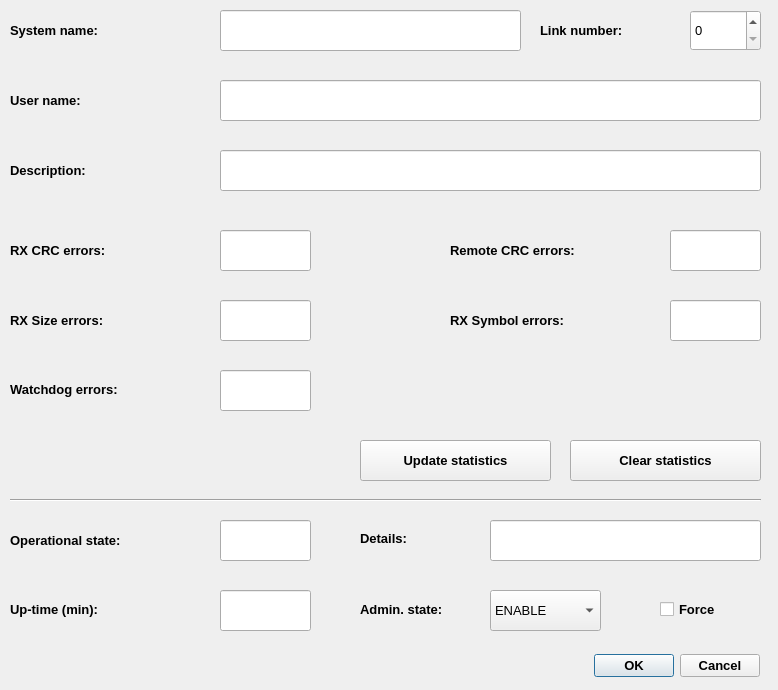
<?xml version="1.0" encoding="UTF-8"?>
<ui version="4.0">
 <class>satLinkDialog</class>
 <widget class="QDialog" name="satLinkDialog">
  <property name="geometry">
   <rect>
    <x>0</x>
    <y>0</y>
    <width>778</width>
    <height>690</height>
   </rect>
  </property>
  <property name="windowTitle">
   <string>Satelite link</string>
  </property>
  <property name="windowIcon">
   <iconset>
    <normaloff>../icons/link.png</normaloff>../icons/link.png</iconset>
  </property>
  <widget class="QComboBox" name="adminStateComboBox">
   <property name="geometry">
    <rect>
     <x>490</x>
     <y>590</y>
     <width>111</width>
     <height>41</height>
    </rect>
   </property>
   <property name="font">
    <font>
     <pointsize>10</pointsize>
    </font>
   </property>
   <property name="whatsThis">
    <string>&lt;html&gt;&lt;head/&gt;&lt;body&gt;&lt;p&gt;Satelite link administrative state [ENABLE | DISABLE]&lt;/p&gt;&lt;/body&gt;&lt;/html&gt;</string>
   </property>
   <item>
    <property name="text">
     <string>ENABLE</string>
    </property>
   </item>
   <item>
    <property name="text">
     <string>DISABLE</string>
    </property>
   </item>
  </widget>
  <widget class="QLabel" name="label_3">
   <property name="geometry">
    <rect>
     <x>360</x>
     <y>589</y>
     <width>131</width>
     <height>41</height>
    </rect>
   </property>
   <property name="font">
    <font>
     <pointsize>10</pointsize>
     <weight>75</weight>
     <bold>true</bold>
    </font>
   </property>
   <property name="text">
    <string>Admin. state:</string>
   </property>
   <property name="wordWrap">
    <bool>true</bool>
   </property>
  </widget>
  <widget class="QLabel" name="label_4">
   <property name="geometry">
    <rect>
     <x>10</x>
     <y>520</y>
     <width>211</width>
     <height>41</height>
    </rect>
   </property>
   <property name="font">
    <font>
     <pointsize>10</pointsize>
     <weight>75</weight>
     <bold>true</bold>
    </font>
   </property>
   <property name="whatsThis">
    <string>&lt;html&gt;&lt;head/&gt;&lt;body&gt;&lt;p&gt;&lt;span style=&quot; font-weight:400;&quot;&gt;Satelite link operational state [AVAIL | UNAVAIL]&lt;/span&gt;&lt;/p&gt;&lt;/body&gt;&lt;/html&gt;</string>
   </property>
   <property name="text">
    <string>Operational state:</string>
   </property>
  </widget>
  <widget class="QLineEdit" name="opStateSummaryLineEdit">
   <property name="geometry">
    <rect>
     <x>220</x>
     <y>520</y>
     <width>91</width>
     <height>41</height>
    </rect>
   </property>
   <property name="font">
    <font>
     <pointsize>10</pointsize>
    </font>
   </property>
   <property name="whatsThis">
    <string>&lt;html&gt;&lt;head/&gt;&lt;body&gt;&lt;p&gt;Satelite link operational state [AVAIL | UNAVAIL]&lt;/p&gt;&lt;/body&gt;&lt;/html&gt;</string>
   </property>
   <property name="text">
    <string/>
   </property>
   <property name="readOnly">
    <bool>true</bool>
   </property>
  </widget>
  <widget class="QCheckBox" name="adminStateForceCheckBox">
   <property name="geometry">
    <rect>
     <x>660</x>
     <y>589</y>
     <width>101</width>
     <height>41</height>
    </rect>
   </property>
   <property name="font">
    <font>
     <pointsize>10</pointsize>
     <weight>75</weight>
     <bold>true</bold>
    </font>
   </property>
   <property name="whatsThis">
    <string>&lt;html&gt;&lt;head/&gt;&lt;body&gt;&lt;p&gt;&lt;span style=&quot; font-weight:400;&quot;&gt;Satelite link administrative state [ENABLE | DISABLE]&lt;/span&gt;&lt;/p&gt;&lt;/body&gt;&lt;/html&gt;</string>
   </property>
   <property name="text">
    <string>Force</string>
   </property>
  </widget>
  <widget class="QLabel" name="label_5">
   <property name="geometry">
    <rect>
     <x>10</x>
     <y>589</y>
     <width>211</width>
     <height>41</height>
    </rect>
   </property>
   <property name="font">
    <font>
     <pointsize>10</pointsize>
     <weight>75</weight>
     <bold>true</bold>
    </font>
   </property>
   <property name="whatsThis">
    <string>&lt;html&gt;&lt;head/&gt;&lt;body&gt;&lt;p&gt;&lt;span style=&quot; font-weight:400;&quot;&gt;Satelite link uptime - time sinse previous satelite link start&lt;/span&gt;&lt;/p&gt;&lt;/body&gt;&lt;/html&gt;</string>
   </property>
   <property name="text">
    <string>Up-time (min):</string>
   </property>
  </widget>
  <widget class="QLineEdit" name="upTimeLineEdit">
   <property name="geometry">
    <rect>
     <x>220</x>
     <y>590</y>
     <width>91</width>
     <height>41</height>
    </rect>
   </property>
   <property name="font">
    <font>
     <pointsize>10</pointsize>
    </font>
   </property>
   <property name="whatsThis">
    <string>&lt;html&gt;&lt;head/&gt;&lt;body&gt;&lt;p&gt;Satelite link uptime - time sinse previous satelite link start&lt;/p&gt;&lt;/body&gt;&lt;/html&gt;</string>
   </property>
   <property name="text">
    <string/>
   </property>
   <property name="readOnly">
    <bool>true</bool>
   </property>
  </widget>
  <widget class="QDialogButtonBox" name="confirmButtonBox">
   <property name="geometry">
    <rect>
     <x>589</x>
     <y>650</y>
     <width>171</width>
     <height>31</height>
    </rect>
   </property>
   <property name="font">
    <font>
     <pointsize>10</pointsize>
     <weight>75</weight>
     <bold>true</bold>
    </font>
   </property>
   <property name="standardButtons">
    <set>QDialogButtonBox::Cancel|QDialogButtonBox::Ok</set>
   </property>
  </widget>
  <widget class="QLabel" name="label_7">
   <property name="geometry">
    <rect>
     <x>10</x>
     <y>230</y>
     <width>211</width>
     <height>41</height>
    </rect>
   </property>
   <property name="font">
    <font>
     <pointsize>10</pointsize>
     <weight>75</weight>
     <bold>true</bold>
    </font>
   </property>
   <property name="whatsThis">
    <string>&lt;html&gt;&lt;head/&gt;&lt;body&gt;&lt;p&gt;&lt;span style=&quot; font-weight:400;&quot;&gt;Received seatelite link CRC errors&lt;/span&gt;&lt;/p&gt;&lt;/body&gt;&lt;/html&gt;</string>
   </property>
   <property name="text">
    <string>RX CRC errors:</string>
   </property>
  </widget>
  <widget class="QLineEdit" name="rxCrcErrLineEdit">
   <property name="geometry">
    <rect>
     <x>220</x>
     <y>230</y>
     <width>91</width>
     <height>41</height>
    </rect>
   </property>
   <property name="font">
    <font>
     <pointsize>10</pointsize>
    </font>
   </property>
   <property name="whatsThis">
    <string>&lt;html&gt;&lt;head/&gt;&lt;body&gt;&lt;p&gt;Received seatelite link CRC errors&lt;/p&gt;&lt;/body&gt;&lt;/html&gt;</string>
   </property>
   <property name="text">
    <string/>
   </property>
   <property name="readOnly">
    <bool>true</bool>
   </property>
  </widget>
  <widget class="QLabel" name="label_8">
   <property name="geometry">
    <rect>
     <x>450</x>
     <y>230</y>
     <width>201</width>
     <height>41</height>
    </rect>
   </property>
   <property name="font">
    <font>
     <pointsize>10</pointsize>
     <weight>75</weight>
     <bold>true</bold>
    </font>
   </property>
   <property name="whatsThis">
    <string>&lt;html&gt;&lt;head/&gt;&lt;body&gt;&lt;p&gt;&lt;span style=&quot; font-weight:400;&quot;&gt;Satelite link remote CRC errors (RX CRC errors detected by satelites) &lt;/span&gt;&lt;/p&gt;&lt;/body&gt;&lt;/html&gt;</string>
   </property>
   <property name="text">
    <string>Remote CRC errors:</string>
   </property>
  </widget>
  <widget class="QLineEdit" name="remCrcErrLineEdit">
   <property name="geometry">
    <rect>
     <x>670</x>
     <y>230</y>
     <width>91</width>
     <height>41</height>
    </rect>
   </property>
   <property name="font">
    <font>
     <pointsize>10</pointsize>
    </font>
   </property>
   <property name="whatsThis">
    <string>&lt;html&gt;&lt;head/&gt;&lt;body&gt;&lt;p&gt;Satelite link remote CRC errors (RX CRC errors detected by satelites) &lt;/p&gt;&lt;/body&gt;&lt;/html&gt;</string>
   </property>
   <property name="text">
    <string/>
   </property>
   <property name="readOnly">
    <bool>true</bool>
   </property>
  </widget>
  <widget class="QLabel" name="label_9">
   <property name="geometry">
    <rect>
     <x>450</x>
     <y>300</y>
     <width>211</width>
     <height>41</height>
    </rect>
   </property>
   <property name="font">
    <font>
     <pointsize>10</pointsize>
     <weight>75</weight>
     <bold>true</bold>
    </font>
   </property>
   <property name="whatsThis">
    <string>&lt;html&gt;&lt;head/&gt;&lt;body&gt;&lt;p&gt;&lt;span style=&quot; font-weight:400;&quot;&gt;Receive symbol errors&lt;/span&gt;&lt;/p&gt;&lt;/body&gt;&lt;/html&gt;</string>
   </property>
   <property name="text">
    <string>RX Symbol errors:</string>
   </property>
  </widget>
  <widget class="QLineEdit" name="rxSymErrLineEdit">
   <property name="geometry">
    <rect>
     <x>670</x>
     <y>300</y>
     <width>91</width>
     <height>41</height>
    </rect>
   </property>
   <property name="font">
    <font>
     <pointsize>10</pointsize>
    </font>
   </property>
   <property name="whatsThis">
    <string>&lt;html&gt;&lt;head/&gt;&lt;body&gt;&lt;p&gt;Receive symbol errors&lt;/p&gt;&lt;/body&gt;&lt;/html&gt;</string>
   </property>
   <property name="text">
    <string/>
   </property>
   <property name="readOnly">
    <bool>true</bool>
   </property>
  </widget>
  <widget class="QLineEdit" name="rxSizeErrLineEdit">
   <property name="geometry">
    <rect>
     <x>220</x>
     <y>300</y>
     <width>91</width>
     <height>41</height>
    </rect>
   </property>
   <property name="font">
    <font>
     <pointsize>10</pointsize>
    </font>
   </property>
   <property name="whatsThis">
    <string>&lt;html&gt;&lt;head/&gt;&lt;body&gt;&lt;p&gt;Received datagram size errors&lt;/p&gt;&lt;/body&gt;&lt;/html&gt;</string>
   </property>
   <property name="text">
    <string/>
   </property>
   <property name="readOnly">
    <bool>true</bool>
   </property>
  </widget>
  <widget class="QLabel" name="label_10">
   <property name="geometry">
    <rect>
     <x>10</x>
     <y>300</y>
     <width>201</width>
     <height>41</height>
    </rect>
   </property>
   <property name="font">
    <font>
     <pointsize>10</pointsize>
     <weight>75</weight>
     <bold>true</bold>
    </font>
   </property>
   <property name="whatsThis">
    <string>&lt;html&gt;&lt;head/&gt;&lt;body&gt;&lt;p&gt;&lt;span style=&quot; font-weight:400;&quot;&gt;Received datagram size errors&lt;/span&gt;&lt;/p&gt;&lt;/body&gt;&lt;/html&gt;</string>
   </property>
   <property name="text">
    <string>RX Size errors:</string>
   </property>
  </widget>
  <widget class="QLineEdit" name="wdErrLineEdit">
   <property name="geometry">
    <rect>
     <x>220</x>
     <y>370</y>
     <width>91</width>
     <height>41</height>
    </rect>
   </property>
   <property name="font">
    <font>
     <pointsize>10</pointsize>
    </font>
   </property>
   <property name="whatsThis">
    <string>&lt;html&gt;&lt;head/&gt;&lt;body&gt;&lt;p&gt;Satelite watch dog errors&lt;/p&gt;&lt;/body&gt;&lt;/html&gt;</string>
   </property>
   <property name="text">
    <string/>
   </property>
   <property name="readOnly">
    <bool>true</bool>
   </property>
  </widget>
  <widget class="QLabel" name="label_11">
   <property name="geometry">
    <rect>
     <x>10</x>
     <y>369</y>
     <width>201</width>
     <height>41</height>
    </rect>
   </property>
   <property name="font">
    <font>
     <pointsize>10</pointsize>
     <weight>75</weight>
     <bold>true</bold>
    </font>
   </property>
   <property name="whatsThis">
    <string>&lt;html&gt;&lt;head/&gt;&lt;body&gt;&lt;p&gt;&lt;span style=&quot; font-weight:400;&quot;&gt;Satelite watch dog errors&lt;/span&gt;&lt;/p&gt;&lt;/body&gt;&lt;/html&gt;</string>
   </property>
   <property name="text">
    <string>Watchdog errors:</string>
   </property>
  </widget>
  <widget class="QLabel" name="label_12">
   <property name="geometry">
    <rect>
     <x>540</x>
     <y>10</y>
     <width>131</width>
     <height>41</height>
    </rect>
   </property>
   <property name="font">
    <font>
     <pointsize>10</pointsize>
     <weight>75</weight>
     <bold>true</bold>
    </font>
   </property>
   <property name="whatsThis">
    <string>&lt;html&gt;&lt;head/&gt;&lt;body&gt;&lt;p&gt;&lt;span style=&quot; font-weight:400;&quot;&gt;Satelite link number&lt;/span&gt;&lt;/p&gt;&lt;/body&gt;&lt;/html&gt;</string>
   </property>
   <property name="text">
    <string>Link number:</string>
   </property>
  </widget>
  <widget class="QLineEdit" name="JMRIDescriptionLineEdit">
   <property name="geometry">
    <rect>
     <x>220</x>
     <y>150</y>
     <width>541</width>
     <height>41</height>
    </rect>
   </property>
   <property name="font">
    <font>
     <pointsize>10</pointsize>
    </font>
   </property>
   <property name="whatsThis">
    <string>&lt;html&gt;&lt;head/&gt;&lt;body&gt;&lt;p&gt;Satelite link description&lt;/p&gt;&lt;/body&gt;&lt;/html&gt;</string>
   </property>
   <property name="text">
    <string/>
   </property>
   <property name="readOnly">
    <bool>false</bool>
   </property>
  </widget>
  <widget class="QLabel" name="label_13">
   <property name="geometry">
    <rect>
     <x>10</x>
     <y>150</y>
     <width>211</width>
     <height>41</height>
    </rect>
   </property>
   <property name="font">
    <font>
     <pointsize>10</pointsize>
     <weight>75</weight>
     <bold>true</bold>
    </font>
   </property>
   <property name="whatsThis">
    <string>&lt;html&gt;&lt;head/&gt;&lt;body&gt;&lt;p&gt;&lt;span style=&quot; font-weight:400;&quot;&gt;Satelite link description&lt;/span&gt;&lt;/p&gt;&lt;/body&gt;&lt;/html&gt;</string>
   </property>
   <property name="text">
    <string>Description:</string>
   </property>
  </widget>
  <widget class="QPushButton" name="clearStatsPushButton">
   <property name="geometry">
    <rect>
     <x>570</x>
     <y>440</y>
     <width>191</width>
     <height>41</height>
    </rect>
   </property>
   <property name="font">
    <font>
     <pointsize>10</pointsize>
     <weight>75</weight>
     <bold>true</bold>
    </font>
   </property>
   <property name="whatsThis">
    <string>&lt;html&gt;&lt;head/&gt;&lt;body&gt;&lt;p&gt;&lt;span style=&quot; font-weight:400;&quot;&gt;Reset statistics&lt;/span&gt;&lt;/p&gt;&lt;/body&gt;&lt;/html&gt;</string>
   </property>
   <property name="text">
    <string>Clear statistics</string>
   </property>
  </widget>
  <widget class="QLabel" name="label_14">
   <property name="geometry">
    <rect>
     <x>360</x>
     <y>518</y>
     <width>131</width>
     <height>41</height>
    </rect>
   </property>
   <property name="font">
    <font>
     <pointsize>10</pointsize>
     <weight>75</weight>
     <bold>true</bold>
    </font>
   </property>
   <property name="whatsThis">
    <string>&lt;html&gt;&lt;head/&gt;&lt;body&gt;&lt;p&gt;&lt;span style=&quot; font-weight:400;&quot;&gt;Satelite link detailed operational state [INIT | DISABLE | CBL | ERRSEC | FAIL]&lt;/span&gt;&lt;/p&gt;&lt;/body&gt;&lt;/html&gt;</string>
   </property>
   <property name="text">
    <string>Details:</string>
   </property>
  </widget>
  <widget class="QLineEdit" name="opStateDetailLineEdit">
   <property name="geometry">
    <rect>
     <x>490</x>
     <y>520</y>
     <width>271</width>
     <height>41</height>
    </rect>
   </property>
   <property name="font">
    <font>
     <pointsize>10</pointsize>
    </font>
   </property>
   <property name="whatsThis">
    <string>&lt;html&gt;&lt;head/&gt;&lt;body&gt;&lt;p&gt;Satelite link detailed operational state [INIT | DISABLE | CBL | ERRSEC | FAIL]&lt;/p&gt;&lt;/body&gt;&lt;/html&gt;</string>
   </property>
   <property name="text">
    <string/>
   </property>
   <property name="readOnly">
    <bool>true</bool>
   </property>
  </widget>
  <widget class="QPushButton" name="updateStatsPushButton">
   <property name="geometry">
    <rect>
     <x>360</x>
     <y>440</y>
     <width>191</width>
     <height>41</height>
    </rect>
   </property>
   <property name="font">
    <font>
     <pointsize>10</pointsize>
     <weight>75</weight>
     <bold>true</bold>
    </font>
   </property>
   <property name="whatsThis">
    <string>&lt;html&gt;&lt;head/&gt;&lt;body&gt;&lt;p&gt;&lt;span style=&quot; font-weight:400;&quot;&gt;Update statistics in real time&lt;/span&gt;&lt;/p&gt;&lt;/body&gt;&lt;/html&gt;</string>
   </property>
   <property name="text">
    <string>Update statistics</string>
   </property>
  </widget>
  <widget class="QSpinBox" name="linkNoSpinBox">
   <property name="geometry">
    <rect>
     <x>690</x>
     <y>10</y>
     <width>71</width>
     <height>41</height>
    </rect>
   </property>
   <property name="font">
    <font>
     <pointsize>10</pointsize>
    </font>
   </property>
   <property name="whatsThis">
    <string>&lt;html&gt;&lt;head/&gt;&lt;body&gt;&lt;p&gt;Satelite link number&lt;/p&gt;&lt;/body&gt;&lt;/html&gt;</string>
   </property>
   <property name="maximum">
    <number>1</number>
   </property>
  </widget>
  <widget class="Line" name="line_2">
   <property name="geometry">
    <rect>
     <x>10</x>
     <y>490</y>
     <width>751</width>
     <height>20</height>
    </rect>
   </property>
   <property name="orientation">
    <enum>Qt::Horizontal</enum>
   </property>
  </widget>
  <widget class="QLabel" name="label_15">
   <property name="geometry">
    <rect>
     <x>10</x>
     <y>10</y>
     <width>131</width>
     <height>41</height>
    </rect>
   </property>
   <property name="font">
    <font>
     <pointsize>10</pointsize>
     <weight>75</weight>
     <bold>true</bold>
    </font>
   </property>
   <property name="whatsThis">
    <string>&lt;html&gt;&lt;head/&gt;&lt;body&gt;&lt;p&gt;&lt;span style=&quot; font-weight:400;&quot;&gt;Satelite link number&lt;/span&gt;&lt;/p&gt;&lt;/body&gt;&lt;/html&gt;</string>
   </property>
   <property name="text">
    <string>System name:</string>
   </property>
  </widget>
  <widget class="QLineEdit" name="JMRISystemNameLineEdit">
   <property name="geometry">
    <rect>
     <x>220</x>
     <y>10</y>
     <width>301</width>
     <height>41</height>
    </rect>
   </property>
   <property name="font">
    <font>
     <pointsize>10</pointsize>
    </font>
   </property>
   <property name="whatsThis">
    <string>&lt;html&gt;&lt;head/&gt;&lt;body&gt;&lt;p&gt;Satelite link description&lt;/p&gt;&lt;/body&gt;&lt;/html&gt;</string>
   </property>
   <property name="text">
    <string/>
   </property>
   <property name="readOnly">
    <bool>false</bool>
   </property>
  </widget>
  <widget class="QLineEdit" name="JMRIUserNameLineEdit">
   <property name="geometry">
    <rect>
     <x>220</x>
     <y>80</y>
     <width>541</width>
     <height>41</height>
    </rect>
   </property>
   <property name="font">
    <font>
     <pointsize>10</pointsize>
    </font>
   </property>
   <property name="whatsThis">
    <string>&lt;html&gt;&lt;head/&gt;&lt;body&gt;&lt;p&gt;Satelite link description&lt;/p&gt;&lt;/body&gt;&lt;/html&gt;</string>
   </property>
   <property name="text">
    <string/>
   </property>
   <property name="readOnly">
    <bool>false</bool>
   </property>
  </widget>
  <widget class="QLabel" name="label_16">
   <property name="geometry">
    <rect>
     <x>10</x>
     <y>80</y>
     <width>131</width>
     <height>41</height>
    </rect>
   </property>
   <property name="font">
    <font>
     <pointsize>10</pointsize>
     <weight>75</weight>
     <bold>true</bold>
    </font>
   </property>
   <property name="whatsThis">
    <string>&lt;html&gt;&lt;head/&gt;&lt;body&gt;&lt;p&gt;&lt;span style=&quot; font-weight:400;&quot;&gt;Satelite link number&lt;/span&gt;&lt;/p&gt;&lt;/body&gt;&lt;/html&gt;</string>
   </property>
   <property name="text">
    <string>User name:</string>
   </property>
  </widget>
 </widget>
 <resources/>
 <connections/>
</ui>
